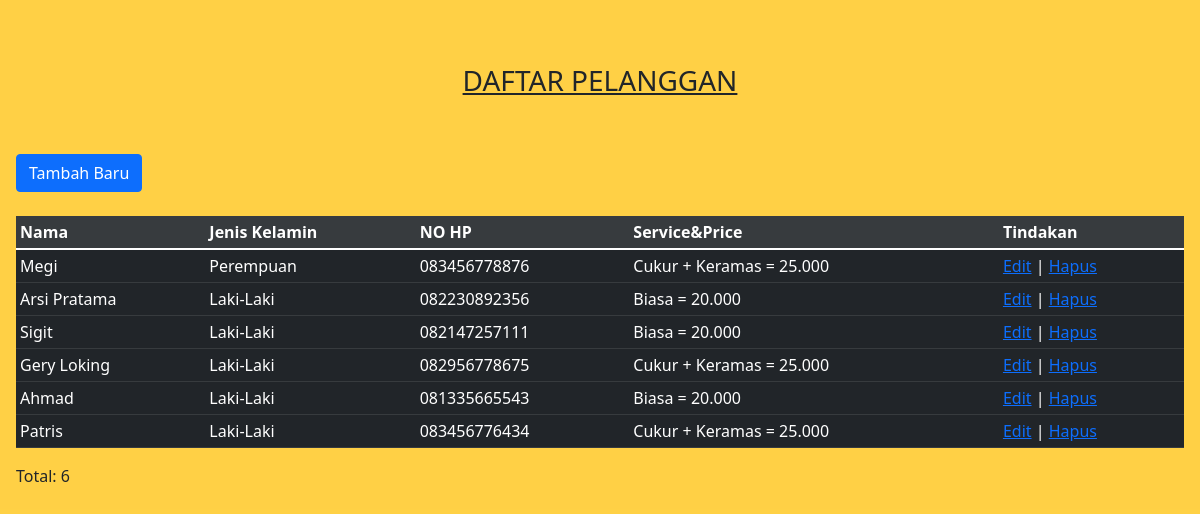
Before: /tampil_siswa.php with the older database file.
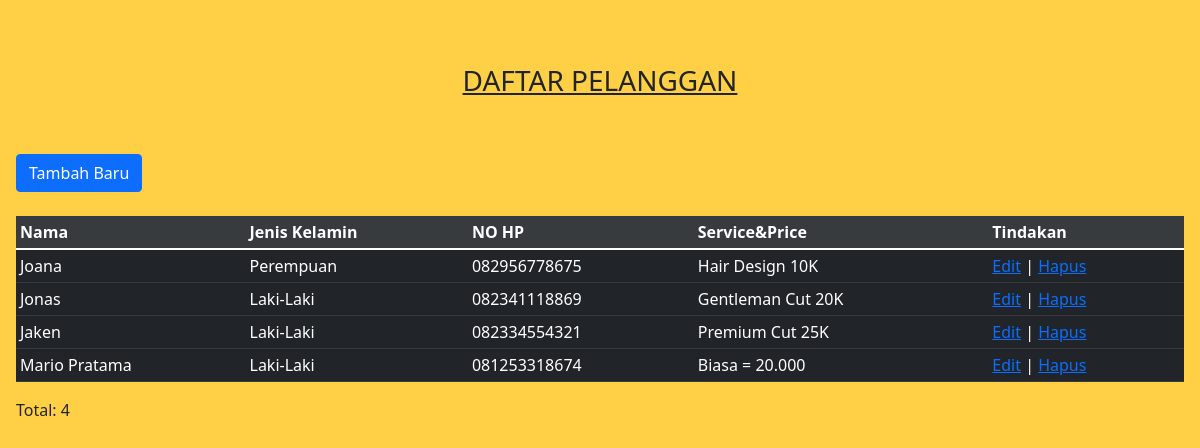
After: the same page with the newer database file.
### tables this page shows
CREATE TABLE `pelanggan` (
  `Id` int(11) NOT NULL,
  `Nama` varchar(50) NOT NULL,
  `JK` varchar(15) NOT NULL,
  `NO_HP` varchar(50) NOT NULL,
  `Tagihan` varchar(50) NOT NULL
);

### tampil_siswa.php (the view, shortened to what this page needs)
<?php include("koneksi.php"); ?>
<!DOCTYPE html>
<html>
<head>
<link href="https://cdn.jsdelivr.net/npm/bootstrap@5.1.3/dist/css/bootstrap.min.css" rel="stylesheet">
</head>
<body>
<div class="p-3 mb-2 bg-warning text-dark bg-opacity-75">
    <br>
    <br>
    <header>
        <center>
        <h3><u>DAFTAR PELANGGAN</u></h3>
        </center>
        <br>
        <br>
    </header>
    <form action="input_siswa.php" method="POST">
    <button type="submit"class="btn btn-primary">Tambah Baru</button>
    <body>
    <br>
    <br>
    <table class="table table-dark table-sm">
    <thead>
        <tr class="table-active">
            <th>Nama</th>
            <th>Jenis Kelamin</th>
            <th>NO HP</th>
            <th>Service&Price</th>
            <th>Tindakan</th>
        </tr>
    </thead>
    <tbody>
        <?php
        $sql = "SELECT * FROM pelanggan";
        $query = mysqli_query($con, $sql);
        while($pelanggan = mysqli_fetch_array($query)){
            echo "<tr>";
            echo "<td>".$pelanggan['Nama']."</td>";
            echo "<td>".$pelanggan['JK']."</td>";
            echo "<td>".$pelanggan['NO_HP']."</td>";
            echo "<td>".$pelanggan['Tagihan']."</td>";
            echo "<td>";
            echo "<a href='edit.php?id=".$pelanggan['Id']."'>Edit</a> | ";
            echo "<a href='hapus.php?id=".$pelanggan['Id']."'>Hapus</a>";
            echo "</td>";
            echo "</tr>";
        }
        ?>
    </tbody>
    </table>
    <p>Total: <?php echo mysqli_num_rows($query) ?></p>
<br><br><br><br><br><br><br><br><br><br><br><br><br><br><br><br><br><br><br><br><br><br><br><br><br><br><br><br><br><br><br><br>
<br><br><br><br><br><br><br><br><br><br><br><br><br><br><br><br><br><br><br><br><br><br><br><br><br><br><br><br><br><br><br><br>
    </div>
    </body>
</html>

Changed rows visible on the page:
removed pelanggan: Nama "Megi", JK "Perempuan", NO_HP "083456778876", Tagihan "Cukur + Keramas = 25.000"
removed pelanggan: Nama "Arsi Pratama", JK "Laki-Laki", NO_HP "082230892356", Tagihan "Biasa = 20.000"
removed pelanggan: Nama "Sigit", JK "Laki-Laki", NO_HP "082147257111", Tagihan "Biasa = 20.000"
removed pelanggan: Nama "Gery Loking", JK "Laki-Laki", NO_HP "082956778675", Tagihan "Cukur + Keramas = 25.000"
removed pelanggan: Nama "Ahmad", JK "Laki-Laki", NO_HP "081335665543", Tagihan "Biasa = 20.000"
removed pelanggan: Nama "Patris", JK "Laki-Laki", NO_HP "083456776434", Tagihan "Cukur + Keramas = 25.000"
added pelanggan: Nama "Joana", JK "Perempuan", NO_HP "082956778675", Tagihan "Hair Design 10K"
added pelanggan: Nama "Jonas", JK "Laki-Laki", NO_HP "082341118869", Tagihan "Gentleman Cut 20K"
added pelanggan: Nama "Jaken", JK "Laki-Laki", NO_HP "082334554321", Tagihan "Premium Cut 25K"
added pelanggan: Nama "Mario Pratama", JK "Laki-Laki", NO_HP "081253318674", Tagihan "Biasa = 20.000"
Other visible differences:
mysqli_num_rows($query): "6" → "4"
